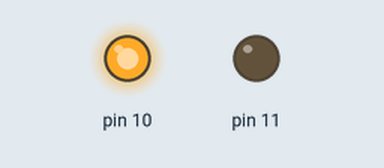
A sketch run on a simulated Arduino Uno, built with avr-gcc and run on an emulated ATmega328P. On the bench: output pins drawn as LEDs (lit = HIGH).

Above: at 12.8 s.
At 25.6 s:
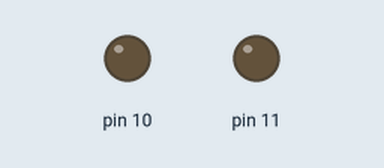
At 38.4 s:
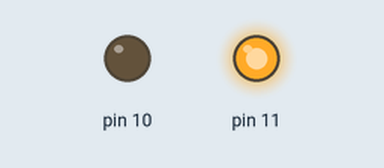
Timing chart, 0 to 40.0 s (numbered marks = the images above):
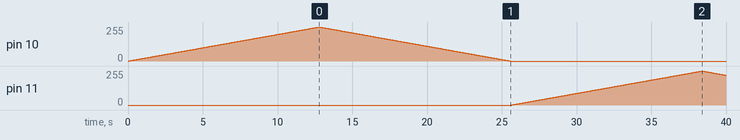

Measured:
- by itself, pin 10: rises from 0/255 to 255/255 in 12.7 s, then falls to 0/255 in 12.8 s
- by itself, pin 11: rises from 0/255 to 255/255 in 12.7 s, then falls to 224/255 in 1.6 s

The sketch:

sketch_sep04a.ino
```cpp
void setup() {
 pinMode(10,OUTPUT);
 pinMode(11,OUTPUT);
}

void loop() {
  for (int i=0;i<256;i++){
    analogWrite(10,i);
    delay(50);
    }

  for (int i=255;i>-1;i--){
    analogWrite(10,i);
    delay(50);
    }

      for (int i=0;i<256;i++){
    analogWrite(11,i);
    delay(50);
    }

  for (int i=255;i>-1;i--){
    analogWrite(11,i);
    delay(50);
    }


analogWrite(10,191);
delay(5000);
analogWrite(10,0);
delay(5000);

}
```
